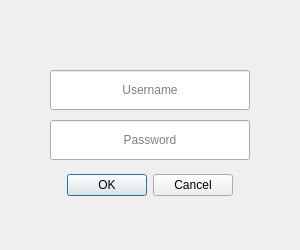
<?xml version="1.0" encoding="UTF-8"?>
<ui version="4.0">
 <class>RegistrationDialog</class>
 <widget class="QDialog" name="RegistrationDialog">
  <property name="geometry">
   <rect>
    <x>0</x>
    <y>0</y>
    <width>300</width>
    <height>250</height>
   </rect>
  </property>
  <property name="windowTitle">
   <string>Dialog</string>
  </property>
  <widget class="QDialogButtonBox" name="buttonBox">
   <property name="geometry">
    <rect>
     <x>0</x>
     <y>160</y>
     <width>300</width>
     <height>50</height>
    </rect>
   </property>
   <property name="orientation">
    <enum>Qt::Horizontal</enum>
   </property>
   <property name="standardButtons">
    <set>QDialogButtonBox::Cancel|QDialogButtonBox::Ok</set>
   </property>
   <property name="centerButtons">
    <bool>true</bool>
   </property>
  </widget>
  <widget class="QLineEdit" name="lineEdit_username">
   <property name="geometry">
    <rect>
     <x>50</x>
     <y>70</y>
     <width>200</width>
     <height>40</height>
    </rect>
   </property>
   <property name="alignment">
    <set>Qt::AlignCenter</set>
   </property>
   <property name="placeholderText">
    <string>Username</string>
   </property>
  </widget>
  <widget class="QLineEdit" name="lineEdit_password">
   <property name="geometry">
    <rect>
     <x>50</x>
     <y>120</y>
     <width>200</width>
     <height>40</height>
    </rect>
   </property>
   <property name="echoMode">
    <enum>QLineEdit::Password</enum>
   </property>
   <property name="alignment">
    <set>Qt::AlignCenter</set>
   </property>
   <property name="placeholderText">
    <string>Password</string>
   </property>
  </widget>
 </widget>
 <tabstops>
  <tabstop>lineEdit_username</tabstop>
  <tabstop>lineEdit_password</tabstop>
 </tabstops>
 <resources/>
 <connections>
  <connection>
   <sender>buttonBox</sender>
   <signal>accepted()</signal>
   <receiver>RegistrationDialog</receiver>
   <slot>accept()</slot>
   <hints>
    <hint type="sourcelabel">
     <x>248</x>
     <y>254</y>
    </hint>
    <hint type="destinationlabel">
     <x>157</x>
     <y>274</y>
    </hint>
   </hints>
  </connection>
  <connection>
   <sender>buttonBox</sender>
   <signal>rejected()</signal>
   <receiver>RegistrationDialog</receiver>
   <slot>reject()</slot>
   <hints>
    <hint type="sourcelabel">
     <x>316</x>
     <y>260</y>
    </hint>
    <hint type="destinationlabel">
     <x>286</x>
     <y>274</y>
    </hint>
   </hints>
  </connection>
 </connections>
</ui>
